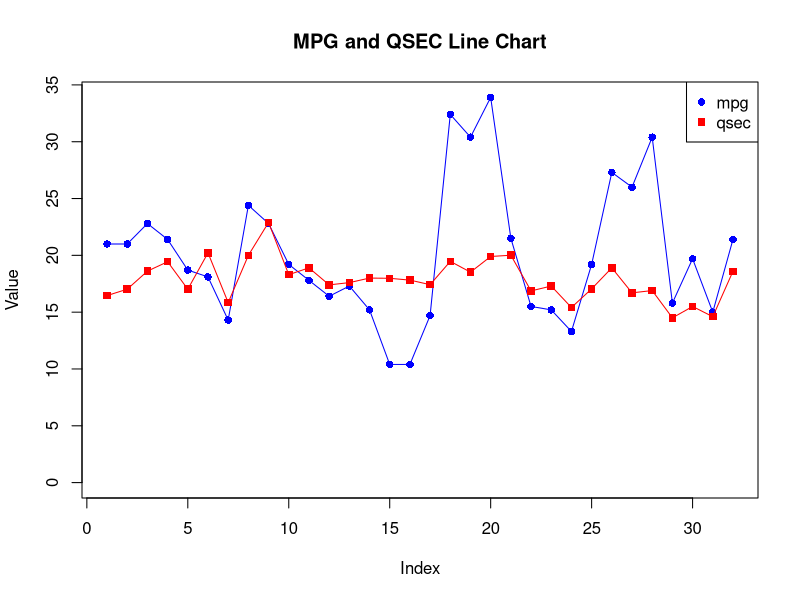

Generate this figure with R:
# Plot mpg first 
plot(mtcars$mpg, type = "o", col = "blue", pch = 16, 
     ylim = c(0, max(mtcars$mpg, mtcars$qsec)), 
     ylab = "Value", main = "MPG and QSEC Line Chart")

# Add qsec using lines function 
lines(mtcars$qsec, type = "o", col = "red", pch = 15)

# Add a legend for clarity
legend("topright", legend = c("mpg", "qsec"), col = c("blue", "red"), pch = 16:15)